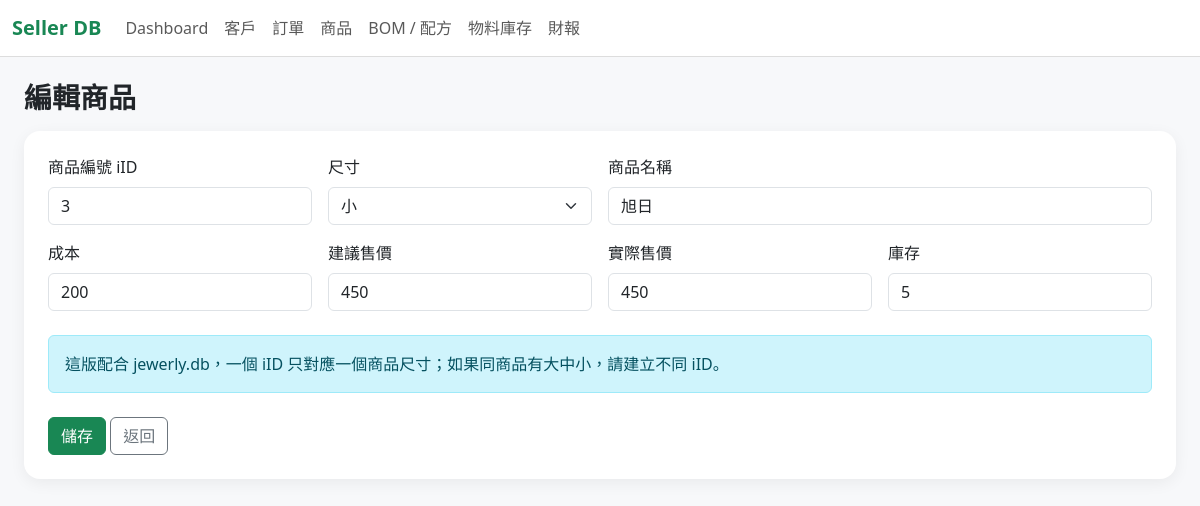
/products/3/edit, run on the app's committed database.
### tables this page shows
CREATE TABLE PRODUCT (iID TEXT PRIMARY KEY UNIQUE, size TEXT, i_name TEXT, cost TEXT, suggested_price TEXT, real_price TEXT, profits TEXT, available TEXT);

### app.py (the view, shortened to what this page needs)
@app.route("/products/<iID>/edit", methods=["GET", "POST"])
def product_edit(iID):
    db = get_db()
    product = db.execute("SELECT * FROM PRODUCT WHERE iID = ?", (iID,)).fetchone()
    if product is None:
        flash("找不到商品", "danger")
        return redirect(url_for("products"))
    return render_template("product_form.html", product=product)

### app.py (called while the page is built)
def get_db():
    if "db" not in g:
        g.db = sqlite3.connect(DB_PATH)
        g.db.row_factory = sqlite3.Row
        g.db.execute("PRAGMA foreign_keys = ON")
    return g.db

@app.before_request
def setup_database():
    init_db()

### templates/product_form.html (shortened to what this page needs)
{% extends "base.html" %}
{% block content %}
<h3 class="fw-bold mb-3">{{ "編輯商品" if product else "新增商品" }}</h3>
<div class="card p-4">
    <form method="post">
        <div class="row g-3">
            <div class="col-md-3">
                <label class="form-label">商品編號 iID</label>
                <input class="form-control" name="iID" value="{{ product.iID if product else '' }}" required {% if product %}readonly{% endif %}>
            </div>
            <div class="col-md-3">
                <label class="form-label">尺寸</label>
                {% set s = product.size if product else "" %}
                <select class="form-select" name="size" required>
                    <option value="小" {% if s == "小" %}selected{% endif %}>小</option>
                </select>
            </div>
            <div class="col-md-6">
                <label class="form-label">商品名稱</label>
                <input class="form-control" name="i_name" value="{{ product.i_name if product else '' }}" required>
            </div>
            <div class="col-md-3">
                <label class="form-label">成本</label>
                <input class="form-control" type="number" name="cost" value="{{ product.cost if product else 0 }}">
            </div>
            <div class="col-md-3">
                <label class="form-label">建議售價</label>
                <input class="form-control" type="number" name="suggested_price" value="{{ product.suggested_price if product else 0 }}">
            </div>
            <div class="col-md-3">
                <label class="form-label">實際售價</label>
                <input class="form-control" type="number" name="real_price" value="{{ product.real_price if product else 0 }}" required>
            </div>
            <div class="col-md-3">
                <label class="form-label">庫存</label>
                <input class="form-control" type="number" name="available" value="{{ product.available if product else 0 }}">
            </div>
        </div>
        <div class="alert alert-info mt-4">
            這版配合 jewerly.db，一個 iID 只對應一個商品尺寸；如果同商品有大中小，請建立不同 iID。
        </div>
        <div class="mt-4">
            <button class="btn btn-success">儲存</button>
            <a class="btn btn-outline-secondary" href="{{ url_for('products') }}">返回</a>
        </div>
    </form>
</div>
{% endblock %}

### static/style.css (style rules this page uses)
body { background: #f7f8fa; }
.card { border: 0; border-radius: 16px; box-shadow: 0 4px 16px rgba(0,0,0,.06); }

### data on the page
PRODUCT: iID "3", i_name "旭日", cost "200", suggested_price "450", real_price "450", available "5"

### other printed values
{{ "編輯商品" if product else "新增商品" }} "編輯商品"
